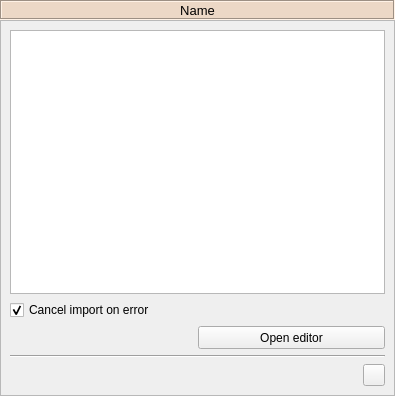
<?xml version="1.0" encoding="UTF-8"?>
<!--
######################################################################################################################
# Copyright (C) 2017-2020 Spine project consortium
# This file is part of Spine Toolbox.
# Spine Toolbox is free software: you can redistribute it and\/or modify it under the terms of the GNU Lesser General
# Public License as published by the Free Software Foundation, either version 3 of the License, or (at your option)
# any later version. This program is distributed in the hope that it will be useful, but WITHOUT ANY WARRANTY;
# without even the implied warranty of MERCHANTABILITY or FITNESS FOR A PARTICULAR PURPOSE. See the GNU Lesser General
# Public License for more details. You should have received a copy of the GNU Lesser General Public License along with
# this program. If not, see <http:\/\/www.gnu.org\/licenses\/>.
######################################################################################################################
-->
<ui version="4.0">
 <class>Form</class>
 <widget class="QWidget" name="Form">
  <property name="geometry">
   <rect>
    <x>0</x>
    <y>0</y>
    <width>395</width>
    <height>396</height>
   </rect>
  </property>
  <property name="windowTitle">
   <string>Form</string>
  </property>
  <layout class="QVBoxLayout" name="verticalLayout">
   <property name="spacing">
    <number>0</number>
   </property>
   <property name="leftMargin">
    <number>0</number>
   </property>
   <property name="topMargin">
    <number>0</number>
   </property>
   <property name="rightMargin">
    <number>0</number>
   </property>
   <property name="bottomMargin">
    <number>0</number>
   </property>
   <item>
    <widget class="QLabel" name="label_name">
     <property name="sizePolicy">
      <sizepolicy hsizetype="Preferred" vsizetype="Fixed">
       <horstretch>0</horstretch>
       <verstretch>0</verstretch>
      </sizepolicy>
     </property>
     <property name="minimumSize">
      <size>
       <width>0</width>
       <height>20</height>
      </size>
     </property>
     <property name="maximumSize">
      <size>
       <width>16777215</width>
       <height>20</height>
      </size>
     </property>
     <property name="font">
      <font>
       <pointsize>10</pointsize>
       <weight>50</weight>
       <bold>false</bold>
      </font>
     </property>
     <property name="styleSheet">
      <string notr="true">background-color: #ecd8c6;</string>
     </property>
     <property name="frameShape">
      <enum>QFrame::Box</enum>
     </property>
     <property name="frameShadow">
      <enum>QFrame::Sunken</enum>
     </property>
     <property name="text">
      <string>Name</string>
     </property>
     <property name="alignment">
      <set>Qt::AlignCenter</set>
     </property>
     <property name="wordWrap">
      <bool>true</bool>
     </property>
    </widget>
   </item>
   <item>
    <widget class="QScrollArea" name="scrollArea_4">
     <property name="widgetResizable">
      <bool>true</bool>
     </property>
     <widget class="QWidget" name="scrollAreaWidgetContents_4">
      <property name="geometry">
       <rect>
        <x>0</x>
        <y>0</y>
        <width>393</width>
        <height>374</height>
       </rect>
      </property>
      <layout class="QVBoxLayout" name="verticalLayout_18">
       <item>
        <widget class="ReferencesTreeView" name="treeView_files">
         <property name="font">
          <font>
           <pointsize>9</pointsize>
          </font>
         </property>
         <property name="contextMenuPolicy">
          <enum>Qt::CustomContextMenu</enum>
         </property>
         <property name="acceptDrops">
          <bool>true</bool>
         </property>
         <property name="selectionMode">
          <enum>QAbstractItemView::ExtendedSelection</enum>
         </property>
         <property name="textElideMode">
          <enum>Qt::ElideLeft</enum>
         </property>
         <property name="rootIsDecorated">
          <bool>false</bool>
         </property>
        </widget>
       </item>
       <item>
        <widget class="QCheckBox" name="cancel_on_error_checkBox">
         <property name="toolTip">
          <string>If there are any errors when trying to import data cancel the whole import.</string>
         </property>
         <property name="text">
          <string>Cancel import on error</string>
         </property>
         <property name="checked">
          <bool>true</bool>
         </property>
        </widget>
       </item>
       <item>
        <layout class="QHBoxLayout" name="horizontalLayout_8" stretch="0,0">
         <property name="spacing">
          <number>6</number>
         </property>
         <item>
          <spacer name="horizontalSpacer_9">
           <property name="orientation">
            <enum>Qt::Horizontal</enum>
           </property>
           <property name="sizeHint" stdset="0">
            <size>
             <width>40</width>
             <height>20</height>
            </size>
           </property>
          </spacer>
         </item>
         <item>
          <widget class="QPushButton" name="pushButton_combiner_open_editor">
           <property name="sizePolicy">
            <sizepolicy hsizetype="MinimumExpanding" vsizetype="Fixed">
             <horstretch>0</horstretch>
             <verstretch>0</verstretch>
            </sizepolicy>
           </property>
           <property name="minimumSize">
            <size>
             <width>75</width>
             <height>23</height>
            </size>
           </property>
           <property name="maximumSize">
            <size>
             <width>16777215</width>
             <height>23</height>
            </size>
           </property>
           <property name="toolTip">
            <string>&lt;html&gt;&lt;head/&gt;&lt;body&gt;&lt;p&gt;Open selected database in Spine database editor&lt;/p&gt;&lt;/body&gt;&lt;/html&gt;</string>
           </property>
           <property name="text">
            <string>Open editor</string>
           </property>
          </widget>
         </item>
        </layout>
       </item>
       <item>
        <widget class="Line" name="line_5">
         <property name="orientation">
          <enum>Qt::Horizontal</enum>
         </property>
        </widget>
       </item>
       <item>
        <layout class="QHBoxLayout" name="horizontalLayout_16">
         <item>
          <spacer name="horizontalSpacer_12">
           <property name="orientation">
            <enum>Qt::Horizontal</enum>
           </property>
           <property name="sizeHint" stdset="0">
            <size>
             <width>40</width>
             <height>20</height>
            </size>
           </property>
          </spacer>
         </item>
         <item>
          <widget class="QToolButton" name="toolButton_combiner_open_dir">
           <property name="minimumSize">
            <size>
             <width>22</width>
             <height>22</height>
            </size>
           </property>
           <property name="maximumSize">
            <size>
             <width>22</width>
             <height>22</height>
            </size>
           </property>
           <property name="toolTip">
            <string>&lt;html&gt;&lt;head/&gt;&lt;body&gt;&lt;p&gt;Open this View's project directory in file browser&lt;/p&gt;&lt;/body&gt;&lt;/html&gt;</string>
           </property>
           <property name="icon">
            <iconset resource="../../../ui/resources/resources_icons.qrc">
             <normaloff>:/icons/folder-open-solid.svg</normaloff>:/icons/folder-open-solid.svg</iconset>
           </property>
          </widget>
         </item>
        </layout>
       </item>
      </layout>
     </widget>
    </widget>
   </item>
  </layout>
 </widget>
 <customwidgets>
  <customwidget>
   <class>ReferencesTreeView</class>
   <extends>QTreeView</extends>
   <header>spine_items/widgets/custom_qtreeview.h</header>
  </customwidget>
 </customwidgets>
 <resources>
  <include location="../../../ui/resources/resources_icons.qrc"/>
 </resources>
 <connections/>
</ui>
